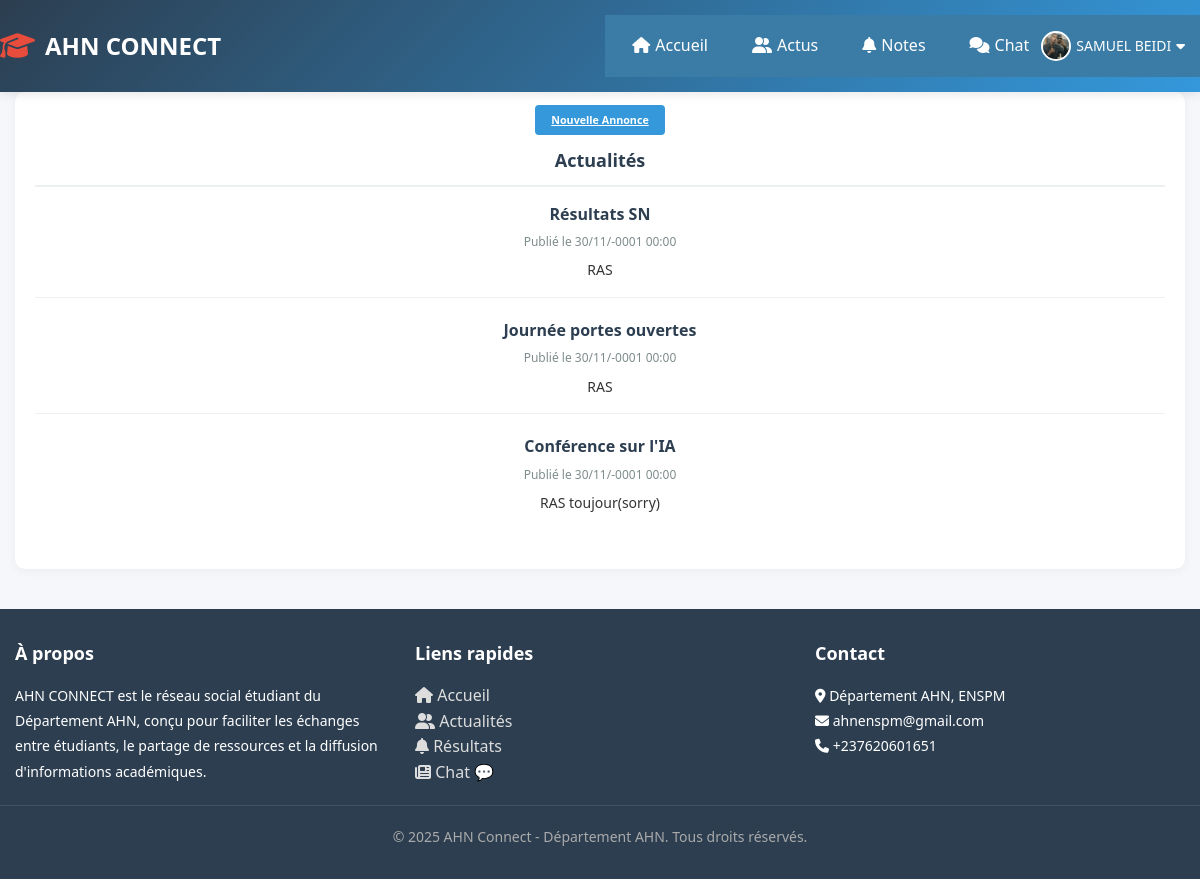
The page /news.php (signed in) on the database as committed earlier.
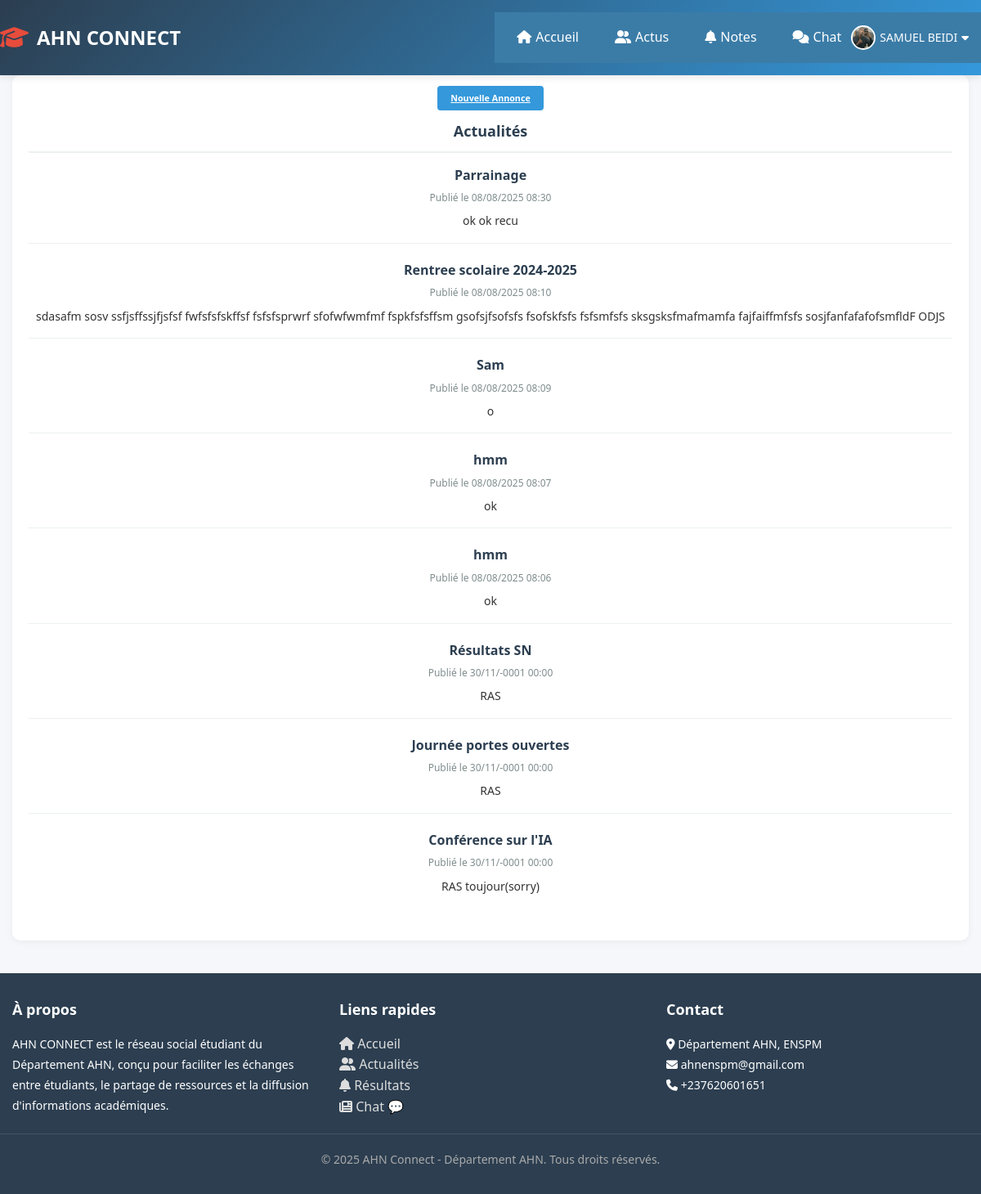
The same page on the database as committed later.
### tables this page shows
CREATE TABLE `department_news` (
  `id` int(11) NOT NULL,
  `title` varchar(255) NOT NULL,
  `content` text NOT NULL,
  `created_at` timestamp NOT NULL DEFAULT current_timestamp()
);

### functions.php (called while the page is built, shortened)
<?php
function get_news($conn) {
    $news_sql = "SELECT * FROM department_news ORDER BY created_at DESC";
    $news_result = mysqli_query($conn, $news_sql);
    $news = [];
    if ($news_result) {
        while ($row = mysqli_fetch_assoc($news_result)) {
            $news[] = $row;
        }
    }
    return $news;
}
?>

### news.php (the view, shortened to what this page needs)
<?php
require_once 'db.php';
require_once 'header.php';
require_once 'functions.php';
$news = get_news($conn);
?>
 <center>
 <div class="sidebar">
    <h6><a href="login_admin.php" class="btn btn-primary">Nouvelle Annonce</a> </br></br></h6>
    <div id="resultats">
            <h3 class="section-title">Actualités </h3>
            <?php foreach ($news as $item): ?>
                <div class="news-card">
                    <div class="news-title"><?= $item['title'] ?></div>
                    <div class="news-date">Publié le <?= date('d/m/Y H:i', strtotime($item['created_at'])) ?></div>
                    <div class="news-content"><?= $item['content'] ?></div>
                </div>
            <?php endforeach; ?>
        </div>
            </div>
                <?php require_once 'footer.php'; ?>

Rows that differ between the two databases and show on the page:
added department_news: title "Parrainage", created_at "08/08/2025 08:30", content "ok ok recu"
added department_news: title "Rentree scolaire 2024-2025", created_at "08/08/2025 08:10", content "sdasafm sosv ssfjsffssjfjsfsf fwfsfsfskffsf fsfsfsprwrf sfofwfwmfmf fspkfsfsffsm gsofsjfsofsfs fsofskfsfs fsfsmfsfs sksgsksfmafmamfa fajfaiffmfsfs sosjfanfafafofsmfldF ODJS"
added department_news: title "Sam", created_at "08/08/2025 08:09", content "o"
added department_news: title "hmm", created_at "08/08/2025 08:07", content "ok"
added department_news: title "hmm", created_at "08/08/2025 08:06", content "ok"
